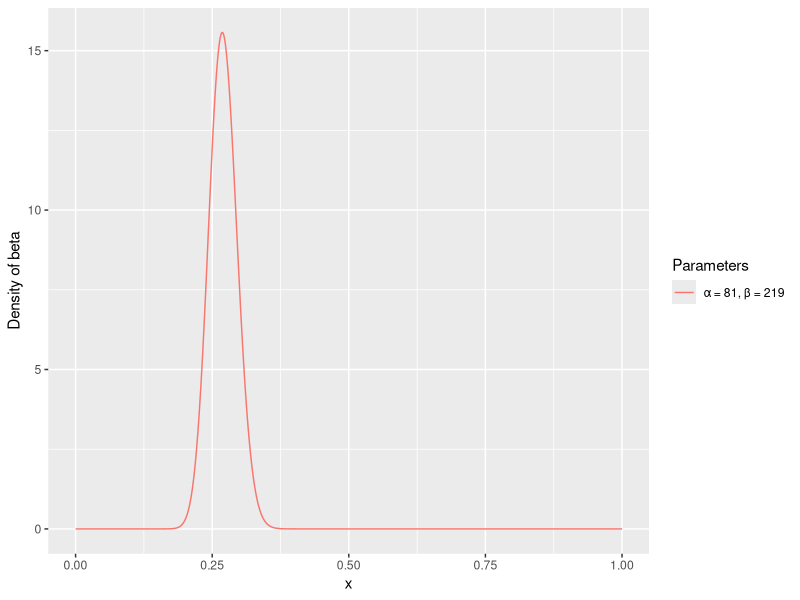
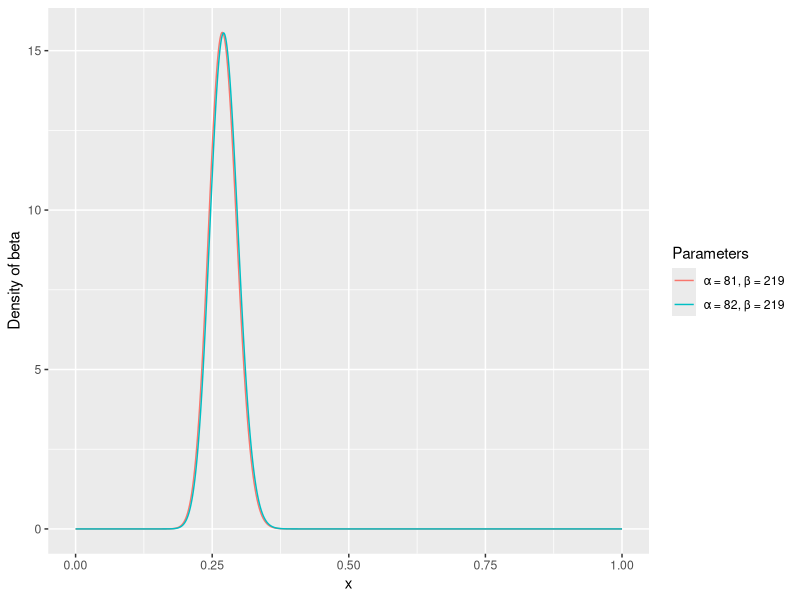
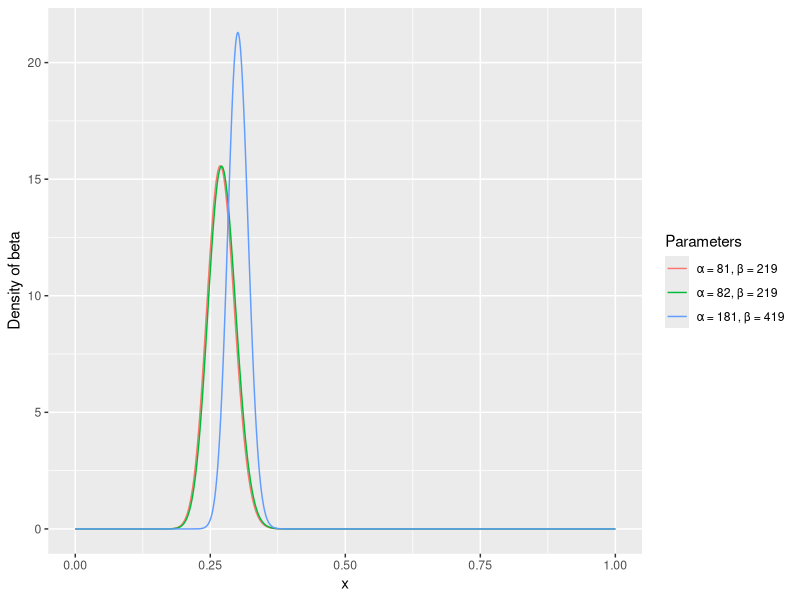

Write R code to recreate these figures, in order.
## ---- chunk 1
library(knitr)
opts_chunk$set(echo = FALSE, cache = TRUE, warning = FALSE)
## ---- chunk 2
library(ggplot2)
library(dplyr)

sim <- data.frame(a = c(81, 82, 81 + 100),
                  b = c(219, 219, 219 + 200)) %>%
    group_by(a, b) %>%
    do(data_frame(x = seq(0, 1, .001), y = dbeta(x, .$a, .$b))) %>%
    mutate(Parameters = paste0("\u03B1 = ", a, ", \u03B2 = ", b)) %>%
    ungroup %>%
    mutate(Parameters = factor(Parameters, levels = unique(Parameters)))
## ---- chunk 3
sim %>% filter(a == 81) %>%
    ggplot(aes(x, y, color = Parameters)) + geom_line() +
    ylab("Density of beta")
## ---- chunk 4
sim %>% filter(a < 100) %>%
    ggplot(aes(x, y, color = Parameters)) + geom_line() +
    ylab("Density of beta")
## ---- chunk 5
sim %>% ggplot(aes(x, y, color = Parameters)) + geom_line() +
    ylab("Density of beta")
